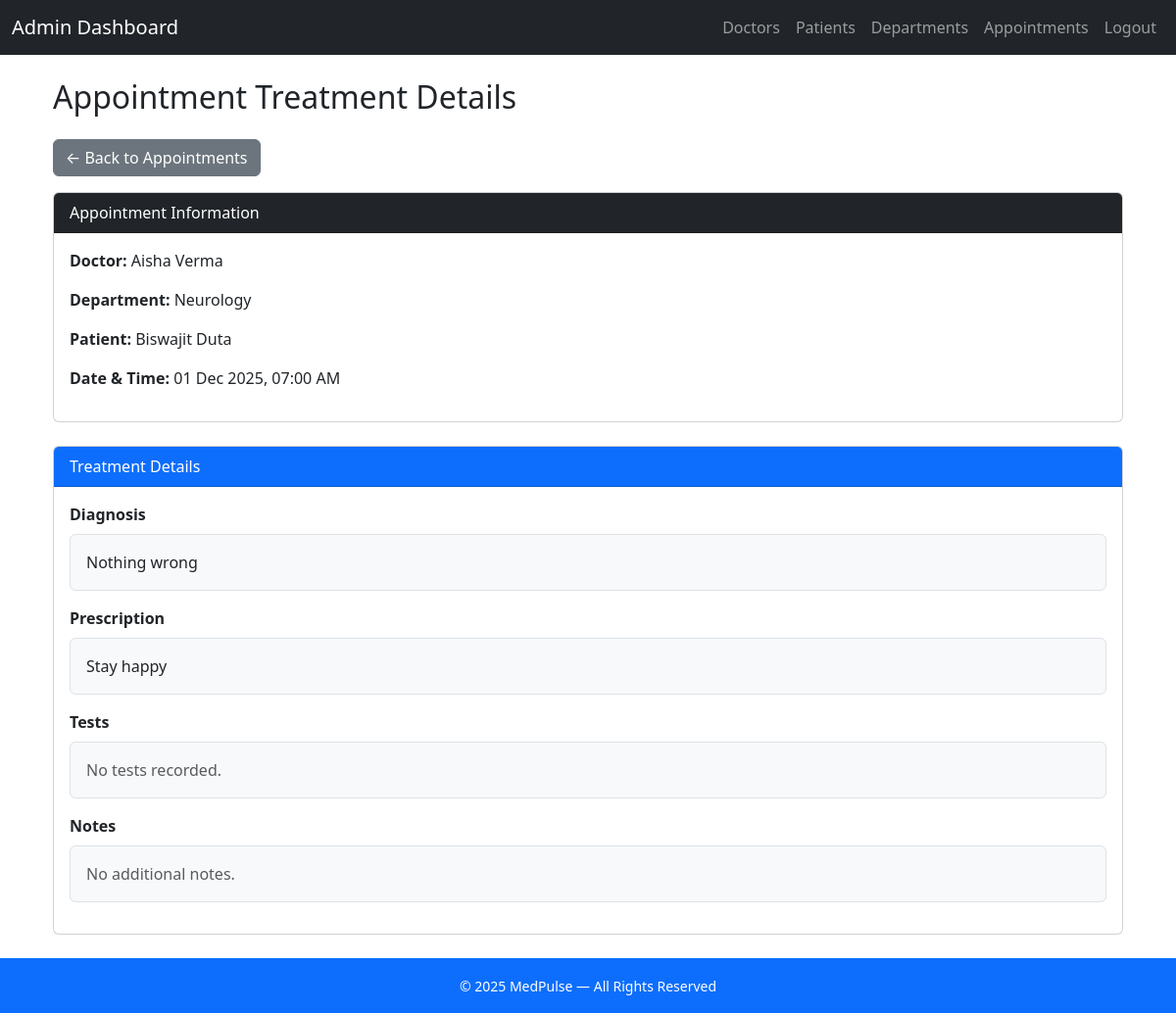
/admin/appointments_details/3 (signed in), run on the app's committed database.
### controller/models.py (models this page shows)
class Doctor(db.Model):
    __tablename__='doctor'
    doctor_id=db.Column(db.Integer,primary_key=True,autoincrement=True)
    user_id = db.Column(db.Integer, db.ForeignKey('user.user_id'), nullable=False)
    department_id = db.Column(db.Integer, db.ForeignKey('department.department_id'), nullable=False)
    name=db.Column(db.String(50), nullable=False)
    experience=db.Column(db.Integer, nullable=False)
    about=db.Column(db.Text, nullable=False)
    user = db.relationship('User', uselist=False)
    department = db.relationship('Department', back_populates='doctors',uselist=False)
    availabilities = db.relationship('DoctorAvailability', back_populates='doctor',uselist=True)
    appointments = db.relationship('Appointment', back_populates='doctor',uselist=True)

class Department(db.Model):
    __tablename__='department'
    department_id=db.Column(db.Integer,primary_key=True,autoincrement=True)
    name=db.Column(db.String(50), nullable=False,unique=True)
    description=db.Column(db.Text, nullable=False)
    doctors = db.relationship('Doctor', back_populates='department',uselist=True)

class Patient(db.Model):
    __tablename__='patient'
    patient_id=db.Column(db.Integer,primary_key=True,autoincrement=True)
    user_id = db.Column(db.Integer, db.ForeignKey('user.user_id'), nullable=False)
    name=db.Column(db.String(50), nullable=False)
    dob=db.Column(db.Date,nullable=False)
    gender=db.Column(db.Enum('Male', 'Female', 'Other'),nullable=False)
    phone_no=db.Column(db.String(15), nullable=False)
    user = db.relationship('User', uselist=False)
    appointments = db.relationship('Appointment', back_populates='patient',uselist=True)

class Appointment(db.Model):
    __tablename__='appointment'
    appointment_id=db.Column(db.Integer,primary_key=True,autoincrement=True)
    patient_id=db.Column(db.Integer, db.ForeignKey('patient.patient_id'), nullable=False)
    doctor_id=db.Column(db.Integer, db.ForeignKey('doctor.doctor_id'), nullable=False)
    status=db.Column(db.Enum('booked', 'completed', 'cancelled'),nullable=False)
    datetime=db.Column(db.DateTime,nullable=False)
    doctor = db.relationship('Doctor',back_populates='appointments', uselist=False,lazy="joined")
    patient = db.relationship('Patient', back_populates='appointments',uselist=False,lazy="joined")

class Treatment(db.Model):
    __tablename__='treatment'
    treatment_id=db.Column(db.Integer,primary_key=True,autoincrement=True)
    appointment_id=db.Column(db.Integer, db.ForeignKey('appointment.appointment_id'), nullable=False)
    diagnosis=db.Column(db.Text, nullable=False)
    prescription=db.Column(db.Text, nullable=False)
    notes=db.Column(db.Text, nullable=True)
    tests=db.Column(db.Text, nullable=True)
    appointment = db.relationship('Appointment', uselist=False,lazy="joined")

### controller/admin_routes.py (the view)
@admin.route('/appointments_details/<int:appointment_id>')
@login_required
def admin_appointment_details(appointment_id):
    if current_user.role.role != 'Admin':
        flash("You are not authorized to perform this action.", "danger")
        return redirect(url_for('main.dashboard'))
    else:
        treatment = Treatment.query.filter_by(appointment_id=appointment_id).first()
        if not treatment:
            flash("No treatment details found for this appointment.", "warning")
            return redirect(url_for('admin.admin_appointments'))
        return render_template('Admin/admin_appt_view.html',treatment=treatment)

### app.py (called while the page is built)
@app.before_request
def force_logout_blacklisted():
    if current_user.is_authenticated and current_user.blacklisted:
        logout_user()
        flash("Your account has been disabled.", "danger")
        return redirect(url_for('main.home'))

@app.context_processor
def inject_current_year():
    return {"current_year": datetime.now().year}

### controller/routes.py (called while the page is built)
@login_manager.user_loader
def load_user(user_id):
    return User.query.get(int(user_id))

### templates/Admin/admin_appt_view.html (shortened to what this page needs)
{% extends "Admin/base.html" %}
{% block content %}
<div class="container mt-4">
    <h2 class="mb-4">Appointment Treatment Details</h2>
    <a href="{{ url_for('admin.admin_appointments') }}" class="btn btn-secondary mb-3">
        ← Back to Appointments
    </a>
    <div class="card mb-4">
        <div class="card-header bg-dark text-white">
            Appointment Information
        </div>
        <div class="card-body">
            <p><strong>Doctor:</strong> {{ treatment.appointment.doctor.name }}</p>
            <p><strong>Department:</strong>
                {{ treatment.appointment.doctor.department.name }}
            </p>
            <p><strong>Patient:</strong>
                {{ treatment.appointment.patient.name }}
            </p>
            <p><strong>Date & Time:</strong>
                {{ treatment.appointment.datetime.strftime('%d %b %Y, %I:%M %p') }}
            </p>
        </div>
    </div>
    <div class="card">
        <div class="card-header bg-primary text-white">
            Treatment Details
        </div>
        <div class="card-body">
            <div class="mb-3">
                <label class="form-label fw-bold">Diagnosis</label>
                <div class="border rounded p-3 bg-light">
                    {{ treatment.diagnosis }}
                </div>
            </div>
            <div class="mb-3">
                <label class="form-label fw-bold">Prescription</label>
                <div class="border rounded p-3 bg-light">
                    {{ treatment.prescription }}
                </div>
            </div>
            <div class="mb-3">
                <label class="form-label fw-bold">Tests</label>
                <div class="border rounded p-3 bg-light">
                    {% if treatment.tests %}
                        {{ treatment.tests }}
                    {% else %}
                        <span class="text-muted">No tests recorded.</span>
                    {% endif %}
                </div>
            </div>
            <div class="mb-3">
                <label class="form-label fw-bold">Notes</label>
                <div class="border rounded p-3 bg-light">
                    {% if treatment.notes %}
                        {{ treatment.notes }}
                    {% else %}
                        <span class="text-muted">No additional notes.</span>
                    {% endif %}
                </div>
            </div>
        </div>
    </div>
</div>
{% endblock %}

### data on the page
Doctor: appointment.doctor.name "Aisha Verma"
Department: appointment.doctor.department.name "Neurology"
Patient: appointment.patient.name "Biswajit Duta"
Appointment: appointment.datetime "01 Dec 2025, 07:00 AM"
Treatment: diagnosis "Nothing wrong", prescription "Stay happy"
